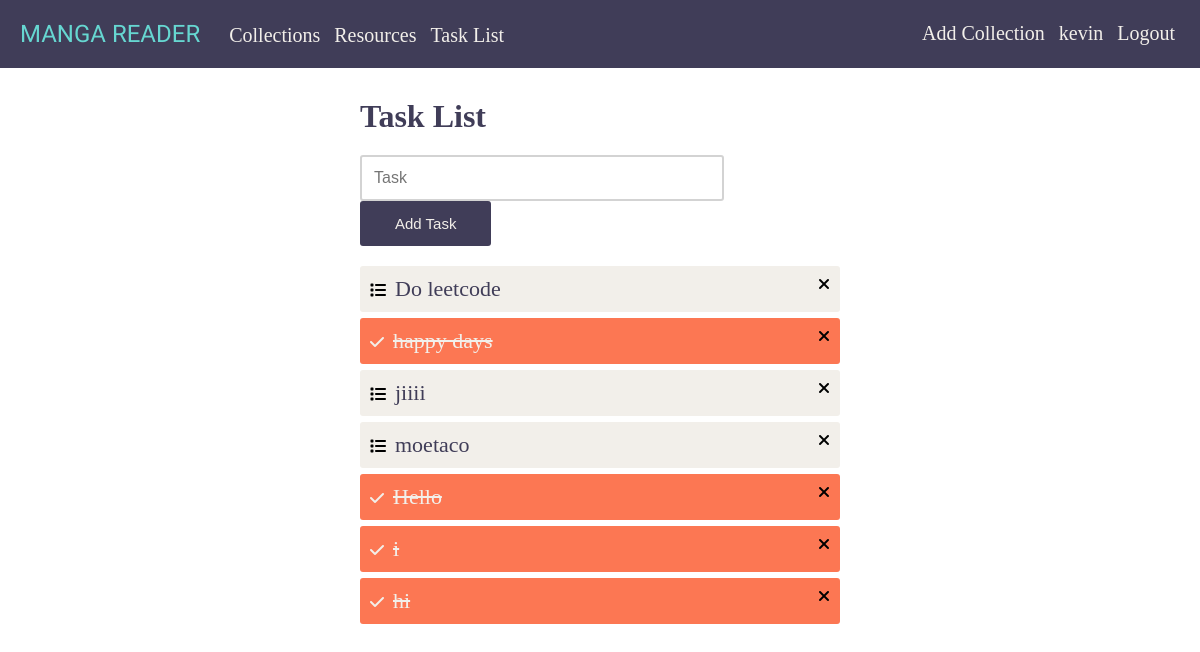
The page /mangareader/tasklist/ (signed in) on the database its author committed.
### mangareader/models.py (models this page shows, shortened)
class Task(models.Model):
    user = models.ForeignKey(User, on_delete=models.CASCADE, null=True, blank=True)
    description = models.CharField(max_length=200)
    complete = models.BooleanField(default=False)
    time = models.DateTimeField(auto_now_add=True)
    class Meta:
        ordering = ['complete']

### mangareader/views.py (the view, shortened to what this page needs)
# urls.py: path('tasklist/', TaskList.as_view(), name='tasklist'),
class TaskList(LoginRequiredMixin, ListView):
    model = Task
    template_name = 'mangareader/tasklist.html'
    context_object_name = 'tasks'
    def get_context_data(self, **kwargs):
        context = super().get_context_data(**kwargs)
        context['tasks'] = context['tasks'].filter(user=self.request.user).order_by('-time')
        return context

### mangareader/templates/mangareader/tasklist.html (shortened to what this page needs)
{% extends 'mangareader/layout.html' %}
{% load static %}
{% block css-link %}
    <link rel="stylesheet" href="{% static 'tasklist.css' %}" type="text/css">
{% endblock %}
{% block body %}
    <div class="tasklist-container">
        <h1 class="page-title">Task List</h1>
        <form action="{% url 'tasklist' %}" method="POST">
            <input name="task_name" type="text" placeholder="Task">
            <input type="submit" value="Add Task" class="add-btn">
        </form>
        <ul>
            {% for task in tasks %}
                {% if task.complete %}
                    <li class="complete-item-container">
                        <i class="fa-solid fa-check check-icon"></i>
                        <a href="{% url 'task-update' task.pk %}" class="complete-item">{{task.description}}</a>
                        <a href="{% url 'task-delete' task.pk %}" class="del-icon"><i class="fa-solid fa-xmark"></i></a>
                    </li>
                {% else %}
                    <li class="incomplete-item-container">
                        <i class="fa-solid fa-list list-icon"></i>
                        <a href="{% url 'task-update' task.pk %}" class="incomplete-item">{{task.description}}</a>
                        <a href="{% url 'task-delete' task.pk %}" class="del-icon"><i class="fa-solid fa-xmark"></i></a>
                    </li>
                {% endif %}
            {% endfor %}
        </ul>
    </div>
{% endblock %}

### mangareader/templates/mangareader/layout.html (shortened to what this page needs)
{% load static %}
<!DOCTYPE html>
<html lang="en">
<head>
    {% block css-link %} {% endblock %}
    <link rel="stylesheet" href="{% static 'layout.css' %}" type="text/css">
    <link rel="stylesheet" href="https://cdnjs.cloudflare.com/ajax/libs/font-awesome/6.2.1/css/all.min.css" />
</head>
<body>
    <div class="navbar">
        <a href="{% url 'dashboard' %}" class="app-title">MANGA READER</a>
        {% if request.user.is_authenticated %}
            <a href="{% url 'dashboard' %}" class="collections-navlink">Collections</a>
            <a href="{% url 'resources' %}" class="resources-navlink">Resources</a>
            <a href="{% url 'tasklist' %}" class="tasklist-navlink">Task List</a>
        {% endif %}
        {% if request.user.is_authenticated %}
            <div class="navbar-inner">
                <a href="{% url 'collection-create' %}" class="add-collection-button">Add Collection</a>
                <span class="username">{{request.user}}</span>
                <a href="{% url 'logout' %}" class="logout-button">Logout</a>
            </div>
        {% else %}
            <a href="{% url 'login' %}" class="login-btn">Login</a>
        {% endif %}
    </div>
    {% block body %}
    {% endblock %}
</body>
</html>

### mangareader/static/tasklist.css (style rules this page uses)
* { margin: 0; }
.page-title { color: #403D58; margin-bottom: 20px; }
.tasklist-container { margin: 30px auto 0 auto; width: 40%; }
input[type='text'] { width: 70%; border: 2px solid lightgray; border-radius: 3px; padding: 12px; font-size: 16px; }
.add-btn { background-color: #403D58; border: none; border-radius: 3px; color: #F2EFEA; padding: 14px 35px; text-align: center; text-decoration: none; display: inline-block; font-size: 15px; }
a { text-decoration: none; }
.check-icon { color: #F2EFEA; margin-right: 5px; }
.list-icon { margin-right: 5px; }
.del-icon { color: red; }
ul { padding: 0; margin-top: 20px; list-style: none; }
li { margin-top: 6px; }
.incomplete-item-container { background-color: #F2EFEA; padding: 10px; border-radius: 3px; }
.incomplete-item { font-size: 22px; color: #403D58; }
.complete-item-container { background-color: #FC7753; padding: 10px; border-radius: 3px; }
.complete-item { font-size: 22px; text-decoration: line-through; color: #F2EFEA; }
.del-icon { float: right; color: black; }

### mangareader/static/layout.css (style rules this page uses)
* { margin: 0; }
.navbar { background-color: #403D58; color: #F2EFEA; padding: 20px; }
.app-title { font-size: 24px; color: #66D7D1; text-decoration: none; font-family: "Solway", sans-serif; }
.collections-navlink { font-size: 20px; margin-left: 25px; text-decoration: none; color: #F2EFEA; }
.resources-navlink { font-size: 20px; margin-left: 10px; text-decoration: none; color: #F2EFEA; }
.tasklist-navlink { font-size: 20px; margin-left: 10px; text-decoration: none; color: #F2EFEA; }
.username { margin-left: 5px; margin-right: 10px; font-size: 20px; }
.logout-button, .add-collection-button { font-size: 20px; text-decoration: none; color: #F2EFEA; margin-right: 5px; }
.navbar-inner { margin-top: 2px; float: right; }

### rows shown on the page
Task: description "Do leetcode"
Task: description "happy days"
Task: description "jiiii"
Task: description "moetaco"
Task: description "Hello"
Task: description "i"
Task: description "hi"

### other values the page prints
{{ request.user }} "kevin"
